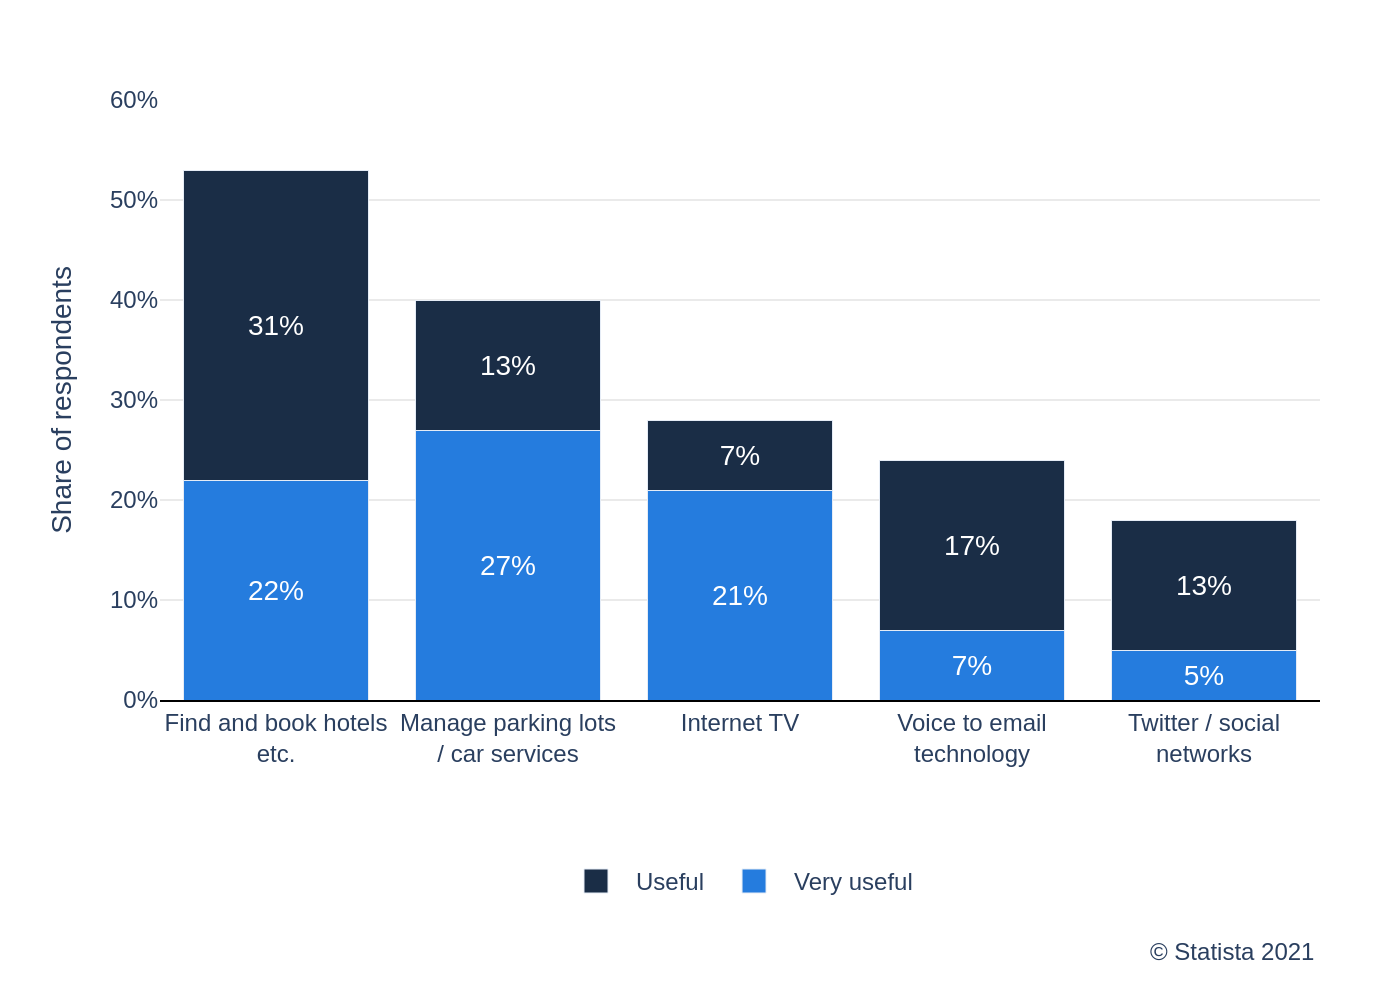

The Python source for this figure:
import sys
import json
import pathlib
import plotly.graph_objects as go

if len(sys.argv) != 2:
    print("Usage: python recreate_chart.py <json_file_path>")
    sys.exit(1)

json_path = sys.argv[1]
with open(json_path, 'r', encoding='utf-8') as f:
    chart_info = json.load(f)

fig = go.Figure()

for i, series in enumerate(chart_info["chart_data"]):
    fig.add_trace(go.Bar(
        x=chart_info["categories"],
        y=series["y"],
        name=series["name"],
        marker_color=chart_info["colors"][i],
        text=series["text"],
        textposition='inside',
        textfont=dict(color='white', size=14, family='Arial'),
        insidetextanchor='middle'
    ))

fig.update_layout(
    barmode='stack',
    font=dict(family="Arial", size=12),
    plot_bgcolor='white',
    paper_bgcolor='white',
    margin=dict(l=80, r=40, b=150, t=50),
    xaxis=dict(
        title_text=chart_info["texts"]["x_axis_title"],
        categoryorder='array',
        categoryarray=chart_info["categories"],
        tickfont=dict(size=12),
        showgrid=False,
        linecolor='black',
        linewidth=1
    ),
    yaxis=dict(
        title_text=chart_info["texts"]["y_axis_title"],
        range=[0, 60],
        dtick=10,
        ticksuffix='%',
        showgrid=True,
        gridcolor='#EAEAEA',
        gridwidth=1,
        zeroline=False
    ),
    legend=dict(
        orientation='h',
        yanchor='bottom',
        y=-0.35,
        xanchor='center',
        x=0.5,
        font=dict(size=12)
    ),
    annotations=[
        dict(
            text=chart_info["texts"]["source"],
            showarrow=False,
            xref='paper',
            yref='paper',
            x=1.0,
            y=-0.45,
            xanchor='right',
            yanchor='bottom',
            align='right',
            font=dict(size=12)
        )
    ]
)

output_filename = pathlib.Path(json_path).stem + ".png"
fig.write_image(output_filename, scale=2)
print(f"Chart saved to {output_filename}")
